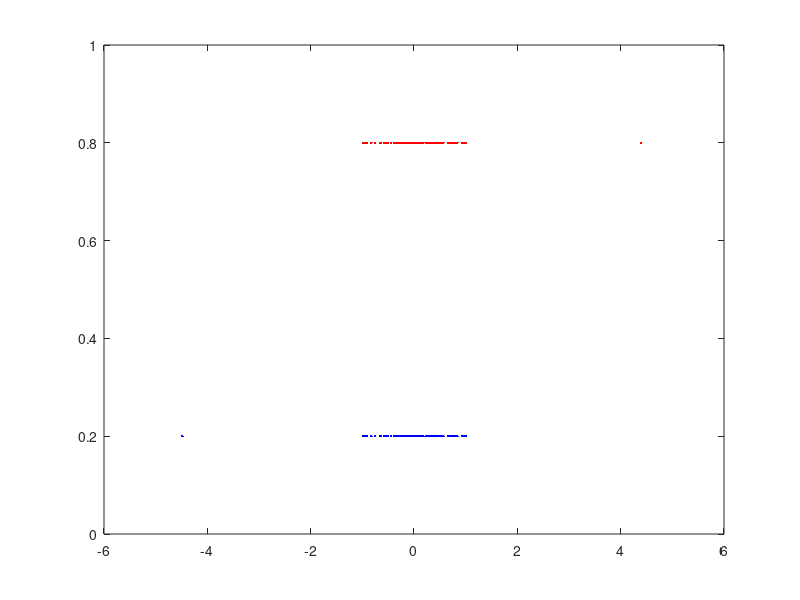
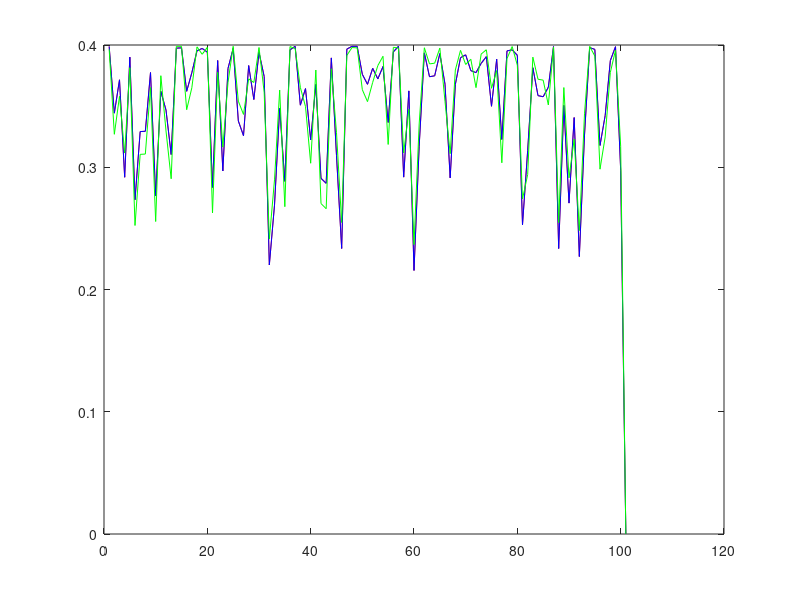

Here is the MATLAB script that generated these plots, in order:
%% testing figure 2
m = 100;
n = 1;
aa = rand(1,m)*2-1;
x = [aa,rand(1,n)+4];
y = [aa,rand(1,n)-5];
figure,plot(x,0.8*ones(length(x),1),'r.',y,0.2*ones(length(y),1),'b.');
set(gca,'YLim',[0,1]);
ux = mean(x);
uy = mean(y);
%%
t = 0;
xt = x+t;
uxt = mean(xt);
fx = exp(-0.5*(x-ux).^2)/sqrt(2*pi);
fxt = exp(-0.5*(xt-uxt).^2)/sqrt(2*pi);
fy = exp(-0.5*(y-uy).^2)/sqrt(2*pi);
figure,plot(1:length(x),fx,'r',1:length(x),fxt,'b',1:length(y),fy,'g');

